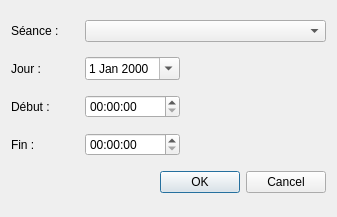
<?xml version="1.0" encoding="UTF-8"?>
<ui version="4.0">
 <class>PlanDialog</class>
 <widget class="QDialog" name="PlanDialog">
  <property name="geometry">
   <rect>
    <x>0</x>
    <y>0</y>
    <width>337</width>
    <height>217</height>
   </rect>
  </property>
  <property name="windowTitle">
   <string>Planifier une séance</string>
  </property>
  <property name="windowIcon">
   <iconset resource="ressources.qrc">
    <normaloff>:/images/appointment-new-icon.png</normaloff>:/images/appointment-new-icon.png</iconset>
  </property>
  <layout class="QGridLayout" name="gridLayout">
   <item row="0" column="0">
    <widget class="QLabel" name="label">
     <property name="text">
      <string>Séance :</string>
     </property>
    </widget>
   </item>
   <item row="0" column="1" colspan="2">
    <widget class="QComboBox" name="cmbTrainings"/>
   </item>
   <item row="1" column="0">
    <widget class="QLabel" name="label_2">
     <property name="text">
      <string>Jour :</string>
     </property>
    </widget>
   </item>
   <item row="1" column="1">
    <widget class="QDateEdit" name="dateEdit">
     <property name="calendarPopup">
      <bool>true</bool>
     </property>
    </widget>
   </item>
   <item row="1" column="2">
    <spacer name="horizontalSpacer">
     <property name="orientation">
      <enum>Qt::Horizontal</enum>
     </property>
     <property name="sizeType">
      <enum>QSizePolicy::Maximum</enum>
     </property>
     <property name="sizeHint" stdset="0">
      <size>
       <width>140</width>
       <height>20</height>
      </size>
     </property>
    </spacer>
   </item>
   <item row="2" column="0">
    <widget class="QLabel" name="label_3">
     <property name="text">
      <string>Début :</string>
     </property>
    </widget>
   </item>
   <item row="2" column="1">
    <widget class="QTimeEdit" name="startTimeEdit">
     <property name="calendarPopup">
      <bool>true</bool>
     </property>
    </widget>
   </item>
   <item row="3" column="0">
    <widget class="QLabel" name="label_4">
     <property name="text">
      <string>Fin :</string>
     </property>
    </widget>
   </item>
   <item row="3" column="1">
    <widget class="QTimeEdit" name="endTimeEdit">
     <property name="calendarPopup">
      <bool>true</bool>
     </property>
    </widget>
   </item>
   <item row="4" column="0" colspan="3">
    <widget class="QDialogButtonBox" name="buttonBox">
     <property name="orientation">
      <enum>Qt::Horizontal</enum>
     </property>
     <property name="standardButtons">
      <set>QDialogButtonBox::Cancel|QDialogButtonBox::Ok</set>
     </property>
    </widget>
   </item>
  </layout>
 </widget>
 <resources>
  <include location="ressources.qrc"/>
 </resources>
 <connections>
  <connection>
   <sender>buttonBox</sender>
   <signal>accepted()</signal>
   <receiver>PlanDialog</receiver>
   <slot>accept()</slot>
   <hints>
    <hint type="sourcelabel">
     <x>248</x>
     <y>254</y>
    </hint>
    <hint type="destinationlabel">
     <x>157</x>
     <y>274</y>
    </hint>
   </hints>
  </connection>
  <connection>
   <sender>buttonBox</sender>
   <signal>rejected()</signal>
   <receiver>PlanDialog</receiver>
   <slot>reject()</slot>
   <hints>
    <hint type="sourcelabel">
     <x>316</x>
     <y>260</y>
    </hint>
    <hint type="destinationlabel">
     <x>286</x>
     <y>274</y>
    </hint>
   </hints>
  </connection>
 </connections>
</ui>
